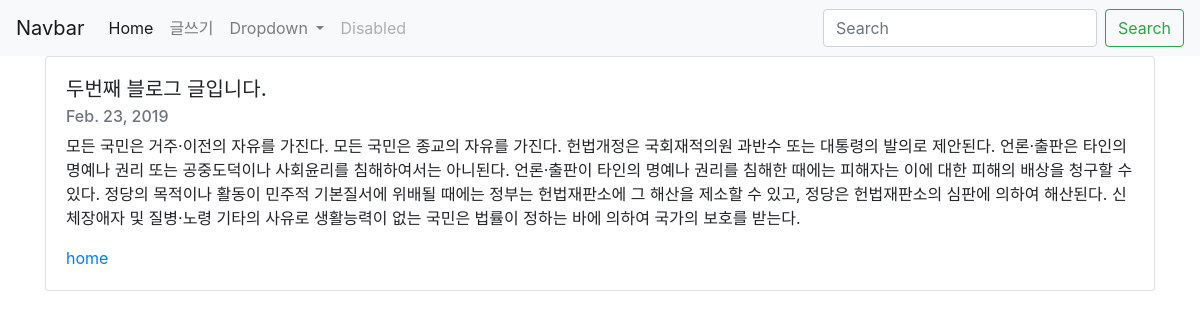
Page /blog/2 on the committed database.
### blog/models.py (models this page shows, shortened)
class Blog(models.Model):
    title = models.CharField(max_length = 200)
    pub_date = models.DateField('date published')
    body = models.TextField()

### blog/views.py (the view)
# urls.py: path('<int:blog_id>',views.detail, name='detail'),
def detail(request, blog_id):
    blog_detail = get_object_or_404(Blog, pk=blog_id)
    return render(request, 'detail.html', {'blog': blog_detail})

### blog/templates/detail.html
{% extends 'base.html' %}
{% block content %}
<div class="container">
        <div class="card">
            <div class="card-body">
                <h5 class="card-title">{{blog.title}}</h5>
                <h6 class="card-subtitle mb-2 text-muted">{{blog.pub_date}}</h6>
                <p class="card-text">{{blog.body}}</p>
                <a href="{%url 'home'%}" class="card-link">home</a>
            </div>
        </div>
        <br>
    </div>
{% endblock %}

### rows in the picture
Blog: title "두번째 블로그 글입니다.", pub_date "Feb. 23, 2019", body "모든 국민은 거주·이전의 자유를 가진다. 모든 국민은 종교의 자유를 가진다. 헌법개정은 국회재적의원 과반수 또는 대통령의 발의로 제안된다. 언론·출판은 타인의 명예나 권리 또는 공중도덕이나 사회윤리를 침해하여서는 아니된다. 언론·출판이 타인의 명예나 권리를 침해한 때에는 피해자는 이에 대한 피해의 배상을 청구할 수 있다. 정당의 목적이나 활동이 민주적 기본질서에 위배될 때에는 정부는 헌법재판소에 그 해산을 제소할 수 있고, 정당은 헌법재판소의 심판에 의하여 해산된다. 신체장애자 및 질병·노령 기타의 사유로 생활능력이 없는 국민은 법률이 정하는 바에 의하여 국가의 보호를 받는다."
